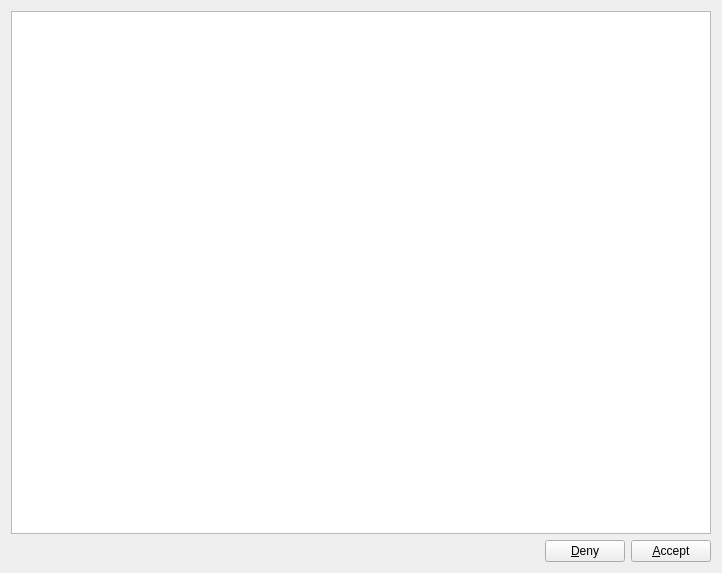
<ui version="4.0" >
 <class>AgreementWidget</class>
 <widget class="QWidget" name="AgreementWidget" >
  <property name="geometry" >
   <rect>
    <x>0</x>
    <y>0</y>
    <width>722</width>
    <height>573</height>
   </rect>
  </property>
  <property name="windowTitle" >
   <string>Server agreement</string>
  </property>
  <layout class="QGridLayout" >
   <item row="0" column="0" colspan="3" >
    <widget class="QTextBrowser" name="textBrowser" />
   </item>
   <item row="1" column="0" >
    <spacer>
     <property name="orientation" >
      <enum>Qt::Horizontal</enum>
     </property>
     <property name="sizeHint" >
      <size>
       <width>351</width>
       <height>20</height>
      </size>
     </property>
    </spacer>
   </item>
   <item row="1" column="1" >
    <widget class="QPushButton" name="denyPushButton" >
     <property name="text" >
      <string>&amp;Deny</string>
     </property>
    </widget>
   </item>
   <item row="1" column="2" >
    <widget class="QPushButton" name="acceptPushButton" >
     <property name="text" >
      <string>&amp;Accept</string>
     </property>
    </widget>
   </item>
  </layout>
 </widget>
 <resources/>
 <connections>
  <connection>
   <sender>denyPushButton</sender>
   <signal>clicked()</signal>
   <receiver>AgreementWidget</receiver>
   <slot>close()</slot>
   <hints>
    <hint type="sourcelabel" >
     <x>591</x>
     <y>549</y>
    </hint>
    <hint type="destinationlabel" >
     <x>544</x>
     <y>549</y>
    </hint>
   </hints>
  </connection>
  <connection>
   <sender>acceptPushButton</sender>
   <signal>clicked()</signal>
   <receiver>AgreementWidget</receiver>
   <slot>close()</slot>
   <hints>
    <hint type="sourcelabel" >
     <x>671</x>
     <y>544</y>
    </hint>
    <hint type="destinationlabel" >
     <x>262</x>
     <y>533</y>
    </hint>
   </hints>
  </connection>
 </connections>
</ui>
